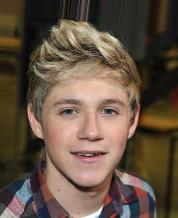
#> input picture images/celeba4.jpg, 178 x 218 px, found by its file name
$ python phase_discontinuity.py
#> lines starting #> are read from the running program, lines starting #| are printed output that depends on the picture
"""
Figure B: Phase discontinuity visualization (TEMPLATE)
2x3 grid: rows = real/fake, columns = RGB / FFT magnitude / FFT phase

This is a TEMPLATE that uses synthetic placeholder images.
Replace the load_image() calls with your actual paths to a real and a fake
image from the DFFD or CIFAKE dataset.

The visualization logic (FFT magnitude/phase computation) is correct and matches
your paper's Equation 2-3 and Equation 7. You only need to swap the input images.
"""
import matplotlib.pyplot as plt
import numpy as np
from PIL import Image


def compute_fft_components(rgb_image):
    """Compute log-magnitude and phase from RGB image, matching paper Eqs. 2,3,7."""
    # Convert to grayscale using ITU-R BT.601 (matching Eq. 1)
    gray = (0.299 * rgb_image[:, :, 0]
            + 0.587 * rgb_image[:, :, 1]
            + 0.114 * rgb_image[:, :, 2])

    # 2D FFT with zero-frequency centered (Eq. 2)
    F = np.fft.fft2(gray)
    F_shifted = np.fft.fftshift(F)

    # Log magnitude (Eq. 3)
    magnitude = np.log(np.abs(F_shifted) + 1e-8)

    # Phase via four-quadrant arctan (Eq. 7)
    phase = np.angle(F_shifted)

    return magnitude, phase


def make_synthetic_natural_image(seed=0, size=224):
    """
    Synthesize a 'natural-looking' image (smooth, low-frequency dominant).
    Used as placeholder for the 'real' panel.
    """
    rng = np.random.default_rng(seed)
    # 1/f noise pattern - natural images have power law spectra
    freqs_y = np.fft.fftfreq(size).reshape(-1, 1)
    freqs_x = np.fft.fftfreq(size).reshape(1, -1)
    radial = np.sqrt(freqs_y**2 + freqs_x**2) + 1e-6

    img = np.zeros((size, size, 3))
    for c in range(3):
        random_phase = rng.uniform(0, 2*np.pi, (size, size))
        spectrum = (1.0 / radial) * np.exp(1j * random_phase)
        channel = np.real(np.fft.ifft2(spectrum))
        # Normalize to [0, 1]
        channel = (channel - channel.min()) / (channel.max() - channel.min())
        img[:, :, c] = channel
    return img


def make_synthetic_gan_image(seed=1, size=224):
    """
    Synthesize an image that mimics GAN upsampling artifacts:
    natural-like content + periodic high-frequency grid pattern.
    Used as placeholder for the 'fake' panel.
    """
    base = make_synthetic_natural_image(seed=seed, size=size)
    # Add 4x upsampling grid artifact (period 4 pixels)
    y, x = np.meshgrid(np.arange(size), np.arange(size), indexing='ij')
    grid = 0.05 * (np.sin(2 * np.pi * y / 4) * np.sin(2 * np.pi * x / 4))
    # Apply to all channels
    for c in range(3):
        base[:, :, c] = np.clip(base[:, :, c] + grid, 0, 1)
    return base


# ---------- LOAD IMAGES ----------
# REPLACE THESE LINES with paths to your actual real/fake images:
real_img = np.array(Image.open('/sweet/binary_deepfake_detection/images/celeba4.jpg').resize((224, 224))) / 255.0
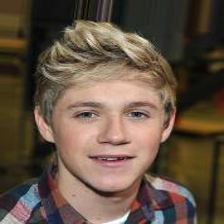
#> real_img: shape (224, 224, 3) float64; mean R, G, B 0.39, 0.321, 0.263
fake_img = np.array(Image.open('/sweet/binary_deepfake_detection/images/fake_celeba1.png').resize((224, 224))) / 255.0
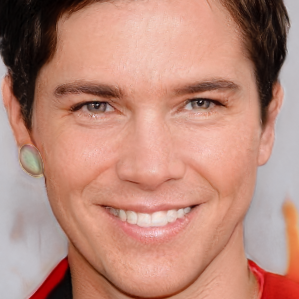
#> input picture images/fake_celeba1.png, 299 x 299 px, found by its file name

# Synthetic placeholders for now:
real_img = make_synthetic_natural_image(seed=42)
fake_img = make_synthetic_gan_image(seed=42)

real_mag, real_phase = compute_fft_components(real_img)
fake_mag, fake_phase = compute_fft_components(fake_img)

# ---------- BUILD FIGURE ----------
fig, axes = plt.subplots(2, 3, figsize=(11, 7.4))

col_titles = ['RGB image', 'FFT log-magnitude', 'FFT phase']
row_titles = ['Real', 'Fake (synthetic)']

# Row 0: real
axes[0, 0].imshow(real_img)
axes[0, 1].imshow(real_mag, cmap='viridis')
axes[0, 2].imshow(real_phase, cmap='twilight', vmin=-np.pi, vmax=np.pi)

# Row 1: fake
axes[1, 0].imshow(fake_img)
axes[1, 1].imshow(fake_mag, cmap='viridis')
axes[1, 2].imshow(fake_phase, cmap='twilight', vmin=-np.pi, vmax=np.pi)

# Add row labels on the left
for r, title in enumerate(row_titles):
    axes[r, 0].set_ylabel(title, fontsize=12, fontweight='bold')

# Add column titles
for c, title in enumerate(col_titles):
    axes[0, c].set_title(title, fontsize=11, fontweight='bold')

# Turn off ticks
for ax in axes.flat:
    ax.set_xticks([])
    ax.set_yticks([])

# Add a colorbar for the phase (rightmost column)
cbar_ax = fig.add_axes([0.92, 0.15, 0.015, 0.7])
sm = plt.cm.ScalarMappable(cmap='twilight',
                            norm=plt.Normalize(vmin=-np.pi, vmax=np.pi))
sm.set_array([])
cb = fig.colorbar(sm, cax=cbar_ax)
cb.set_label('Phase (rad)', fontsize=10)
cb.set_ticks([-np.pi, -np.pi/2, 0, np.pi/2, np.pi])
cb.set_ticklabels(['$-\\pi$', '$-\\pi/2$', '0', '$\\pi/2$', '$\\pi$'])

plt.tight_layout(rect=[0, 0, 0.91, 1])
plt.savefig('/sweet/binary_deepfake_detection/figures/phase_discontinuity_TEMPLATE.png',
            dpi=300, bbox_inches='tight', facecolor='white')
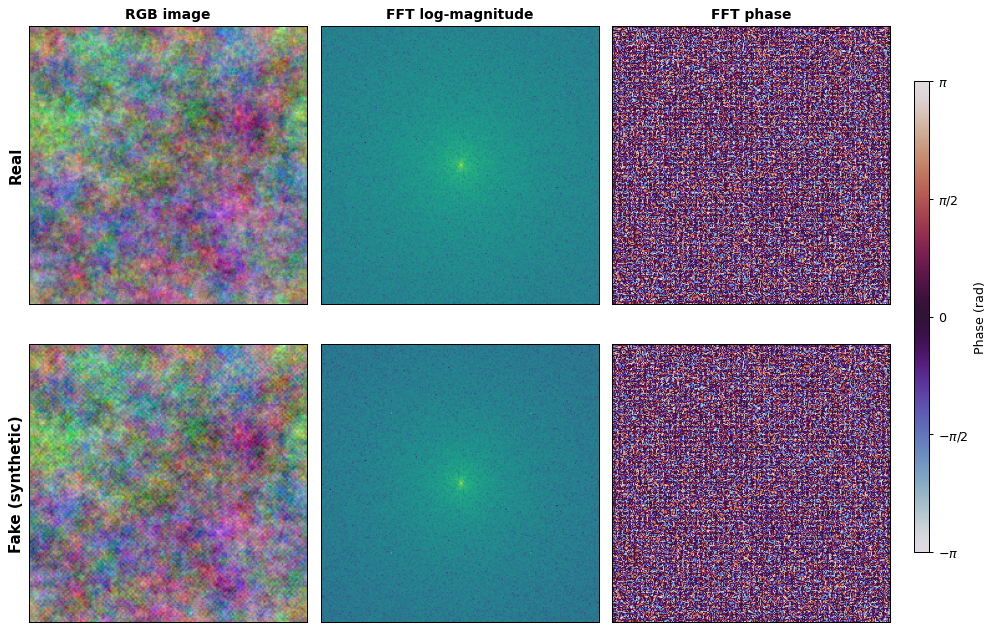
#> figure drawn by matplotlib, 7 panels
plt.savefig('/sweet/binary_deepfake_detection/figures/figure_b_phase_discontinuity_TEMPLATE.pdf',
            bbox_inches='tight', facecolor='white')
print("Figure B template saved. Replace synthetic images with real DFFD/CIFAKE samples.")
